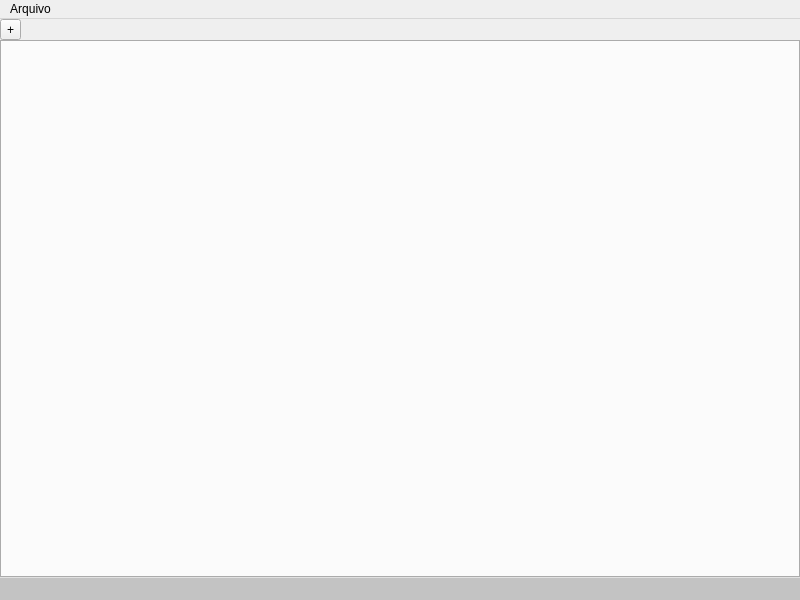
<?xml version="1.0" encoding="UTF-8"?>
<ui version="4.0">
 <class>MainWindow</class>
 <widget class="QMainWindow" name="MainWindow">
  <property name="geometry">
   <rect>
    <x>0</x>
    <y>0</y>
    <width>800</width>
    <height>600</height>
   </rect>
  </property>
  <property name="windowTitle">
   <string>Benis Browser</string>
  </property>
  <property name="windowIcon">
   <iconset resource="assets.qrc">
    <normaloff>:/assets/icons/benis.jpg</normaloff>:/assets/icons/benis.jpg</iconset>
  </property>
  <property name="styleSheet">
   <string notr="true"/>
  </property>
  <widget class="QWidget" name="centralwidget">
   <layout class="QVBoxLayout" name="verticalLayout">
    <property name="spacing">
     <number>0</number>
    </property>
    <property name="leftMargin">
     <number>0</number>
    </property>
    <property name="topMargin">
     <number>0</number>
    </property>
    <property name="rightMargin">
     <number>0</number>
    </property>
    <property name="bottomMargin">
     <number>0</number>
    </property>
    <item>
     <widget class="QToolButton" name="addTab">
      <property name="styleSheet">
       <string notr="true"/>
      </property>
      <property name="text">
       <string>+</string>
      </property>
      <property name="icon">
       <iconset resource="assets.qrc">
        <normaloff>:/assets/icons/plus-solid.svg</normaloff>:/assets/icons/plus-solid.svg</iconset>
      </property>
      <property name="iconSize">
       <size>
        <width>8</width>
        <height>8</height>
       </size>
      </property>
     </widget>
    </item>
    <item>
     <widget class="QTabWidget" name="abasBrowser">
      <property name="styleSheet">
       <string notr="true"/>
      </property>
      <property name="currentIndex">
       <number>-1</number>
      </property>
      <property name="documentMode">
       <bool>false</bool>
      </property>
      <property name="tabsClosable">
       <bool>true</bool>
      </property>
      <property name="movable">
       <bool>true</bool>
      </property>
     </widget>
    </item>
   </layout>
  </widget>
  <widget class="QMenuBar" name="menubar">
   <property name="geometry">
    <rect>
     <x>0</x>
     <y>0</y>
     <width>800</width>
     <height>25</height>
    </rect>
   </property>
   <widget class="QMenu" name="menuNova_Aba">
    <property name="title">
     <string>Arquivo</string>
    </property>
    <addaction name="actionNova_Aba"/>
   </widget>
   <addaction name="menuNova_Aba"/>
  </widget>
  <widget class="QStatusBar" name="statusbar">
   <property name="autoFillBackground">
    <bool>false</bool>
   </property>
   <property name="styleSheet">
    <string notr="true">background-color: #c3c3c3</string>
   </property>
  </widget>
  <action name="actionNova_Aba">
   <property name="icon">
    <iconset resource="assets.qrc">
     <normaloff>:/assets/icons/plus-solid.svg</normaloff>:/assets/icons/plus-solid.svg</iconset>
   </property>
   <property name="text">
    <string>Nova Aba</string>
   </property>
  </action>
 </widget>
 <resources>
  <include location="assets.qrc"/>
 </resources>
 <connections/>
</ui>
